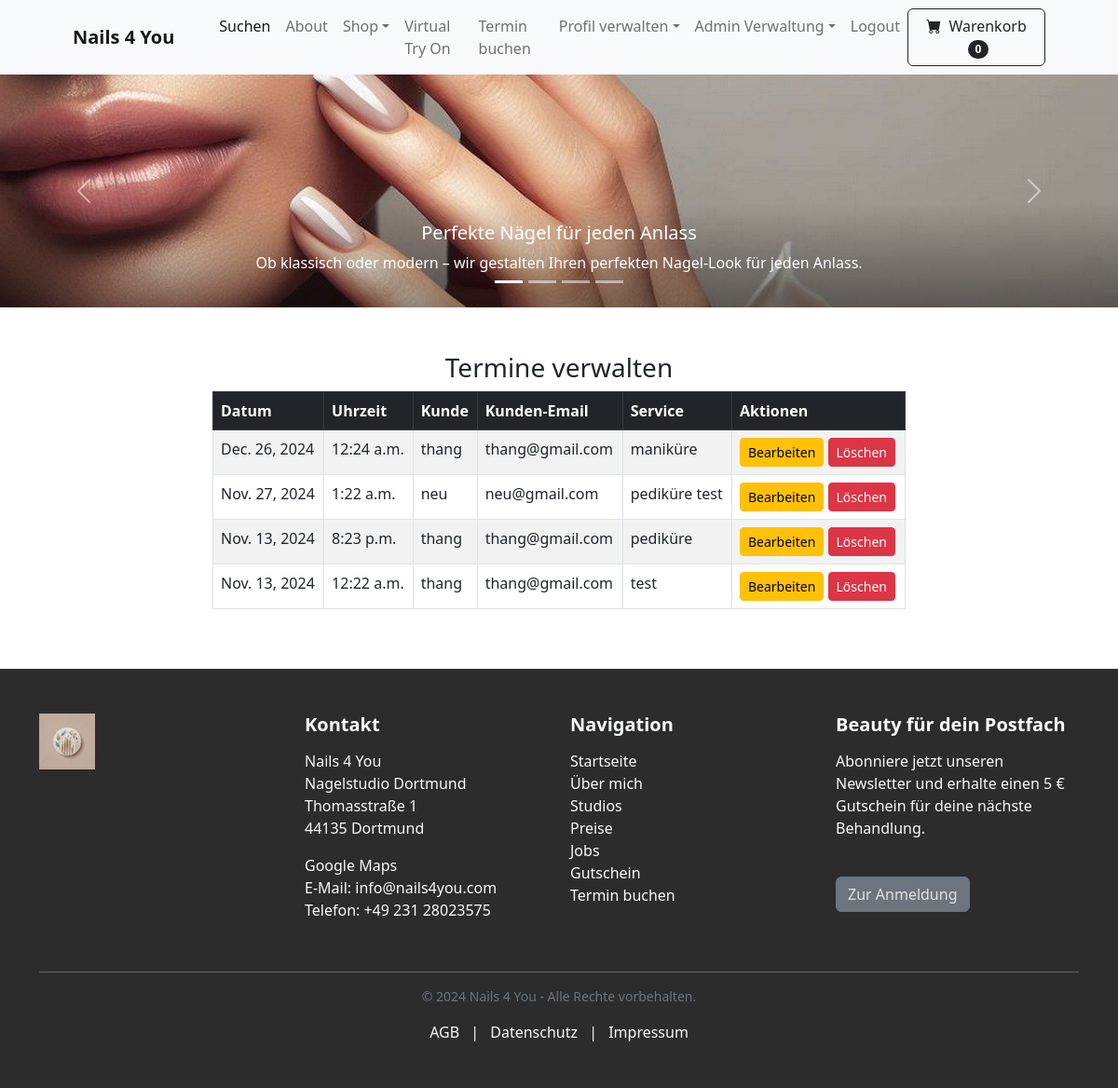
Page /admin_appointments/ (signed in) on the committed database.
### nails4you/models.py (models this page shows, shortened)
class Appointment(models.Model):
    user = models.ForeignKey(User, on_delete=models.CASCADE)
    date = models.DateField()
    time = models.TimeField()
    service = models.CharField(max_length=100)  # z.B. 'Maniküre', 'Pediküre'
    created_at = models.DateTimeField(auto_now_add=True)

### nails4you/views.py (the view, shortened to what this page needs)
# urls.py: path('admin_appointments/', views.admin_appointments, name='admin_appointments'),
def admin_appointments(request, appointment_id=None):
    if request.user.is_authenticated and request.user.is_superuser:
        appointments = Appointment.objects.all().order_by('-date', '-time')
        if request.method == 'POST' and 'delete_appointment_id' in request.POST:
            appointment_id_to_delete = request.POST.get("delete_appointment_id")
            appointment_to_delete = get_object_or_404(Appointment, id=appointment_id_to_delete)
            appointment_to_delete.delete()
            messages.success(request, "Termin wurde erfolgreich gelöscht!")
            return redirect('admin_appointments')
        return render(request, 'admin_appointments.html', {'appointments': appointments,})
    messages.error(request, "Sie müssen als Admin angemeldet sein, um diese Seite zu sehen.")
    return redirect('index')

### cart/cart.py (called while the page is built)
    def __len__(self):
        return len(self.cart)

### cart/context_processors.py (called while the page is built)
def cart(request):
    return {'cart': Cart(request)}

### nails4you/templates/admin_appointments.html (shortened to what this page needs)
{% extends 'base.html' %}
{% block content %}
<div class="container">
    <div class="row">
        <center>
        <div class="col-8">
            <br><br>
            <h3>Termine verwalten</h3>
            <table class="table table-striped table-hover table-bordered">
                <thead class="table-dark">
                    <tr>
                        <th scope="col">Datum</th>
                        <th scope="col">Uhrzeit</th>
                        <th scope="col">Kunde</th>
                        <th scope="col">Kunden-Email</th>
                        <th scope="col">Service</th>
                        <th scope="col">Aktionen</th>
                    </tr>
                </thead>
                <tbody>
                    {% for appointment in appointments %}
                    <tr>
                        <td>{{ appointment.date }}</td>
                        <td>{{ appointment.time }}</td>
                        <td>{{ appointment.user.username }}</td>
                        <td>{{ appointment.user.email }}</td>
                        <td>{{ appointment.service }}</td>
                        <td>
                            <a href="{% url 'admin_appointments' appointment.id %}" class="btn btn-sm btn-warning">Bearbeiten</a>
                            <form method="POST" action="{% url 'admin_appointments' %}" style="display:inline;">
                                <button type="submit" class="btn btn-sm btn-danger">Löschen</button>
                            </form>
                        </td>
                    </tr>
                    {% endfor %}
                </tbody>
            </table>
            <br><br>
        </div>
    </center>
    </div>
</div>
{% endblock %}

### rows in the picture
Appointment: date "Dec. 26, 2024", time "12:24 a.m.", user.username "thang", user.email "thang@gmail.com", service "maniküre"
Appointment: date "Nov. 27, 2024", time "1:22 a.m.", user.username "neu", user.email "neu@gmail.com", service "pediküre test"
Appointment: date "Nov. 13, 2024", time "8:23 p.m.", user.username "thang", user.email "thang@gmail.com", service "pediküre"
Appointment: date "Nov. 13, 2024", time "12:22 a.m.", user.username "thang", user.email "thang@gmail.com", service "test"

### other values in the picture
{{ cart|length }} "0"
